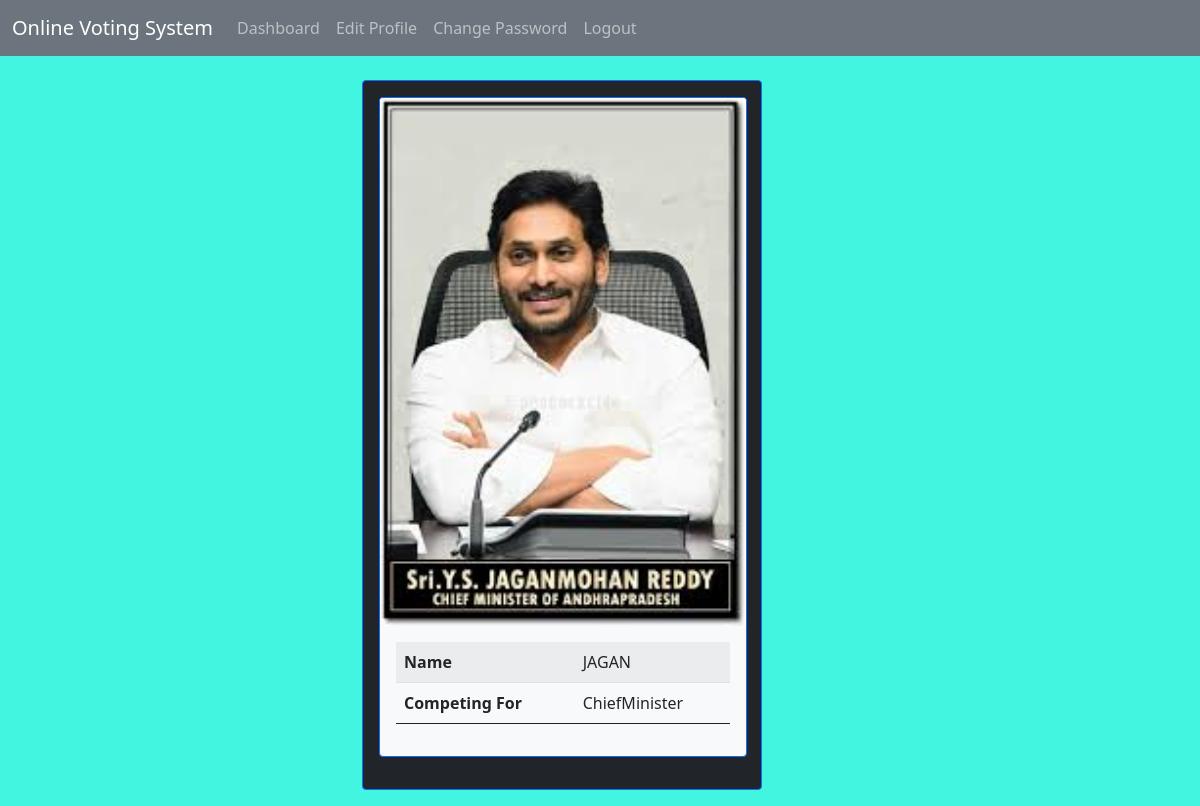
The app's page /candidate/detail/7/ (signed in) with its own data.
### poll/models.py (models this page shows, shortened)
class Candidate(models.Model):
    name = models.CharField(max_length=20)
    total_vote = models.IntegerField(default=0, editable=False)
    position = models.ForeignKey(Position, on_delete=models.CASCADE)
    image = models.ImageField(verbose_name="Candidate Pic", upload_to='images/')

class Position(models.Model):
    title = models.CharField(max_length=200, unique=True)
    def __str__(self):
        return self.title

### poll/views.py (the view)
# urls.py: path('candidate/detail/<int:id>/', views.candidateDetailView, name='detail'),
@login_required
def candidateDetailView(request, id):
    obj = get_object_or_404(Candidate, pk=id)
    return render(request, "poll/candidate_detail.html", {'obj':obj})

### poll/templates/poll/candidate_detail.html (shortened to what this page needs)
{% extends "poll/base.html" %}
{% block content %}
<br>
<div class="container-fluid as-full">
  <div class="row as-flex d-flex justify-content-center">
    <div class="col-5 align-self-center" >
      <div class="card border-primary mb-3 bg-dark" style="width: 25rem;">
        <div class="card-body">
          <div class="card border-primary mb-3 bg-light" style="width: 23rem;">
            <img src="{{ obj.image.url }}" class="card-img-top" alt="Candidate Image">
            <div class="card-body">
              <table class="table table-striped table-hover">
                <tbody>
                  <tr>
                    <td><b>Name</b></td>
                    <td>{{ obj.name }}</td>
                  </tr>
                  <tr>
                    <td><b>Competing For</b></td>
                    <td>{{ obj.position }}</td>
                  </tr>
                </tbody>
            </div>
          </div>
        </div>
      </div>
    </div>
  </div>
</div>
{% endblock %}

### poll/templates/poll/candidate_detail.html (style rules this page uses)
body { background: #42f5e0; background-repeat: no-repeat; background-attachment: fixed; background-size: cover; }

### records on screen
Candidate: image (picture), name "JAGAN", position "ChiefMinister"
